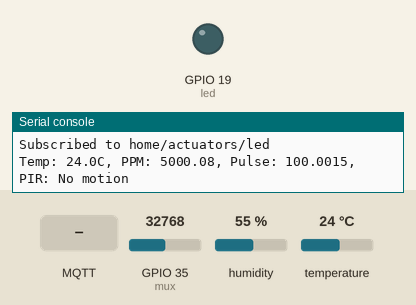
The program below on a simulated ESP32 board running MicroPython. Parts: output pins drawn as LEDs (lit = HIGH), the last lines printed to the serial console. Wiring (from the project's diagram.json): cyan LED on GPIO 19, DHT22 sensor on GPIO 22, PIR motion sensor on GPIO 34. The inputs (shaded band) are chosen by the test bench; at power-on: GPIO 35 (mux) = 32768, humidity 55 %, temperature 24 °C (analog values on the 0–65535 scale). WiFi joins after 1.5 s; no MQTT or app messages arrive unless stated; threads take turns every 2 ms; pins used as bus, display or sensor lines are not drawn.

Above: at 3.2 s.
3.3 s: MQTT message "on" arrives on the first subscribed topic
At 3.7 s:
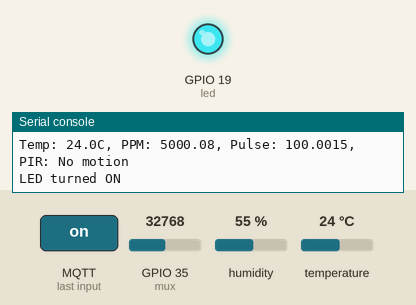
4.8 s: MQTT message "off" arrives on the first subscribed topic
At 6.1 s:
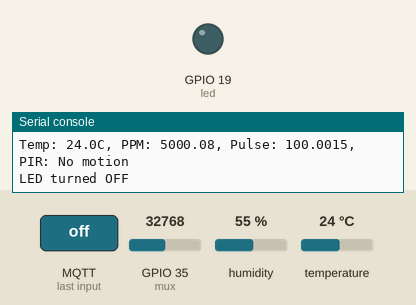
Timing chart, 0 to 7.8 s (numbered marks = the images above; inputs shaded):
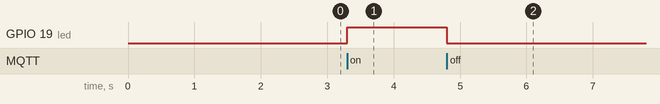

Measured:
- after the input at 3.3 s, GPIO 19 (led): LOW → HIGH at once
- after the input at 4.8 s, GPIO 19 (led): HIGH → LOW at once

The program:

main.py
```python
import dht
import machine
import time
import network
import simple as mqtt
import _thread

# Wi-Fi Details
ssid = 'Wokwi-GUEST'
password = ''

# MQTT Details
mqtt_server = '192.168.36.1'
client_id = 'pico_park'
topic_temp = 'home/sensors/temperature'
topic_pir = 'home/sensors/pir'
topic_mq4 = 'home/sensors/dangerous gases'
topic_pulse = 'home/sensors/pulse'
topic_led = 'home/actuators/led'

# Sensor GPIO Pins
DHT_PIN = 22
MUX_PIN = 35
PIR_PIN = 34
LED_PIN = 19
SELECT_PIN = 23

# Sensor Initialization
# Initialize the DHT22 sensor
dht_sensor = dht.DHT22(machine.Pin(DHT_PIN))

# Initialize the MQ sensor (as an ADC input)
# Initialize the MUX control pin
mux_select = machine.Pin(SELECT_PIN, machine.Pin.OUT)
mux = machine.ADC(machine.Pin(MUX_PIN))
mux.atten(machine.ADC.ATTN_11DB)  # Adjust ADC range if needed

# Initialize the PIR sensor (as a digital input)
pir_sensor = machine.Pin(PIR_PIN, machine.Pin.IN)

# Initialize the LED (as a digital output)
led = machine.Pin(LED_PIN, machine.Pin.OUT)

# Wi-Fi Connection
print("Connecting to Wi-Fi...")
wlan = network.WLAN(network.STA_IF)
wlan.active(True)
wlan.connect(ssid, password)

while not wlan.isconnected():
    print("Connecting...")
    time.sleep(1)

print("Connected to Wi-Fi:", wlan.ifconfig())

# Initialize MQTT Client
client = mqtt.MQTTClient(client_id, mqtt_server, port=1883)

# Sensor Reading Functions
def read_dht_sensor():
    dht_sensor.measure()
    return dht_sensor.temperature(), dht_sensor.humidity()

def read_mq_sensor():
    mux_select.value(1)
    time.sleep(0.1)  # Allow settling time
    raw_value = mux.read_u16()
    return (raw_value / 65535) * 10000  # Convert ADC value to PPM approximation

def read_pulse_sensor():
    mux_select.value(0)
    time.sleep(0.1)  # Allow settling time
    raw_value = mux.read_u16()
    return (raw_value / 65535) * 200

def read_pir_sensor():
    return pir_sensor.value()

# MQTT Callback Function
def message_callback(topic, msg):
    if topic.decode() == topic_led:
        if msg.decode().lower() == "on":
            led.value(1)  # Turn on LED
            print("LED turned ON")
        elif msg.decode().lower() == "off":
            led.value(0)  # Turn off LED
            print("LED turned OFF")

# Thread Function for Subscribing
def mqtt_subscribe_thread():
    print("Starting MQTT subscribe thread...")
    client.set_callback(message_callback)
    client.connect()
    client.subscribe(topic_led)
    print(f"Subscribed to {topic_led}")

    while True:
        client.wait_msg()  # Wait for incoming messages

# Main Function
def main():
    print("Starting main module...")

    # Start MQTT subscription thread
    _thread.start_new_thread(mqtt_subscribe_thread, ())

    # Main loop for publishing sensor data
    while True:
        temp, _ = read_dht_sensor()
        ppm = read_mq_sensor()
        pulse = read_pulse_sensor()
        pir_state = read_pir_sensor()

        temp = round(temp, 2)
        ppm = round(ppm, 2)

        client.publish(topic_temp, str(temp))

        if ppm > 3000:
            client.publish(topic_mq4, str(ppm))

        client.publish(topic_pulse, str(pulse))

        if pir_state:
            client.publish(topic_pir, "Motion detected")

        print(f"Temp: {temp}C, PPM: {ppm}, Pulse: {pulse}, PIR: {'Motion detected' if pir_state else 'No motion'}")

        time.sleep(2)

# Run Main Function
if __name__ == "__main__":
    main()
```
